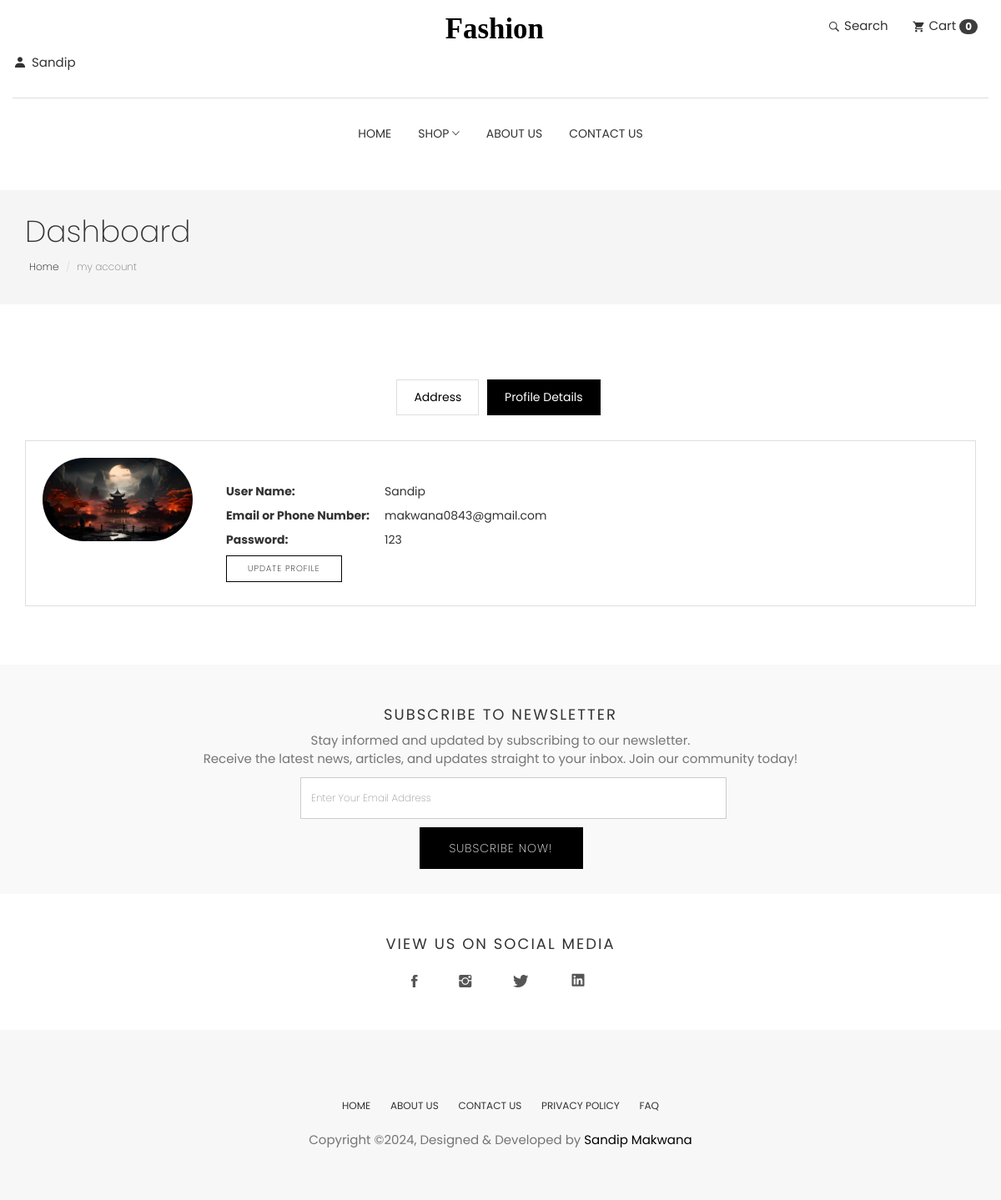
The page /profiledetails/ (signed in) on the database its author committed.
### application/models.py (models this page shows)
class signupdata(models.Model):
    emailorphone=models.CharField(max_length=50,blank=True)
    username=models.CharField(max_length=50,blank=True)
    password=models.CharField(max_length=50,blank=True)
    image = models.ImageField( blank=True,upload_to='UpdateProfile/')
    address = models.TextField(blank=True)
    city = models.CharField(max_length=50,blank=True)
    country = models.CharField(max_length=50,blank=True)
    phone  = models.CharField(max_length=15,blank=True)
    old_cart = models.TextField(blank=True)

### application/views.py (the view)
# urls.py: path('profiledetails/',views.profiledetails,name='profiledetails'),
def profiledetails(request):
    username=request.session.get('username')
    cart = Cart(request)
    cart_product = cart.get_prods()
    qunitites = cart.get_quants()
    totals = cart.cart_total()
    userid=request.session.get('id')
    alldata=signupdata.objects.get(id=userid)
    maincategory_list = MainCategory.objects.all()
    main_subcategory_dict = {}
    for main_category in maincategory_list:
        subcategories = SubCategory.objects.filter(main_category=main_category)
        main_subcategory_dict[main_category] = subcategories
    return render(request,'profiledetails.html',{'username':username,'noneuser':'User','alldata':alldata,"maincategory_list":maincategory_list,"main_subcategory_dict": main_subcategory_dict,"maincategory_list":maincategory_list,"main_subcategory_dict": main_subcategory_dict,'cart_product':cart_product,'qunitites':qunitites,'totals':totals})

### application/templates/profiledetails.html
{% extends "base.html" %}
{% block body %}
<section class="page-header">
  <div class="container">
    <div class="row">
      <div class="col-md-12">
        <div class="content">
          <h1 class="page-name">Dashboard</h1>
          <ol class="breadcrumb">
            <li><a href="index.html">Home</a></li>
            <li class="active">my account</li>
          </ol>
        </div>
      </div>
    </div>
  </div>
</section>
<section class="user-dashboard page-wrapper">
  <div class="container">
    <div class="row">
      <div class="col-md-12">
        <ul class="list-inline dashboard-menu text-center">
          <li><a href="/address">Address</a></li>
          <li><a class="active" href="/profiledetails">Profile Details</a></li>
        </ul>
        <div class="dashboard-wrapper dashboard-user-profile">
          <div class="media">
            <div class="pull-left text-center" href="#!">
              {% if  alldata.image %}
              <img
                class="media-object user-img"
                src="{{alldata.image.url}}"
                alt="Image"
              />
              {% else %}
              <img
                class="media-object user-img"
                src=""
                alt="Add Profile Image"
              />
              {% endif %}
            </div>
            <div class="media-body">
              <ul class="user-profile-list">
                <li><span>User Name:</span>{{alldata.username}}</li>
                <li>
                  <span>Email or Phone Number:</span>{{alldata.emailorphone}}
                </li>
                <li><span>Password:</span>{{alldata.password}}</li>
                <li>
                  <a
                    href="/updateprofile"
                    class="btn btn-small btn-solid-border"
                    >Update Profile</a
                  >
                </li>
              </ul>
            </div>
          </div>
        </div>
      </div>
    </div>
  </div>
</section>
{% endblock body %}

### application/templates/base.html (shortened to what this page needs)
<!DOCTYPE html>
<html lang="en">
  <head>
    <link rel="stylesheet" href="/static/plugins/themefisher-font/style.css" />
    <link
      rel="stylesheet"
      href="/static/plugins/bootstrap/css/bootstrap.min.css"
    />
    <link rel="stylesheet" href="/static/plugins/animate/animate.css" />
    <link rel="stylesheet" href="/static/plugins/slick/slick.css" />
    <link rel="stylesheet" href="/static/plugins/slick/slick-theme.css" />
    <link rel="stylesheet" href="/static/css/style.css" />
    <link
      href="https://unpkg.com/boxicons@2.1.4/css/boxicons.min.css"
      rel="stylesheet"
    />
    <link href="https://unpkg.com/aos@2.3.1/dist/aos.css" rel="stylesheet" />
  </head>
  <body class="">
    <section class="top-header">
      <div class="container">
        <div class="row">
          <div class="col-md-4 col-xs-12 col-sm-4 top-header-mp">
            <ul class="top-menu list-inline navbar navigation">
              <li
                class="dropdown-center userdropdown full-width dropdown-slide"
              >
                <a
                  href="#!"
                  class="dropdown-toggle"
                  data-toggle="dropdown"
                  data-hover="dropdown"
                  data-delay="350"
                  role="button"
                  aria-haspopup="true"
                  aria-expanded="false"
                >
                  <div class="col-xs-12">
                    <div class="row">
                      <i class="bx bxs-user"></i>
                      {% if username %} {{username}} {% else %}
                      <span>Login</span>
                      {% endif %}
                    </div>
                  </div>
                </a>
              </li>
            </ul>
          </div>
          <div class="col-md-4 col-xs-12 col-sm-4 top-header-mp">
            <div class="logo text-center">
              <a href="/">
                <svg
                  width="135px"
                  height="29px"
                  viewBox="0 0 155 29"
                  version="1.1"
                  xmlns="http://www.w3.org/2000/svg"
                  xmlns:xlink="http://www.w3.org/1999/xlink"
                >
                  <g
                    id="Page-1"
                    stroke="none"
                    stroke-width="1"
                    fill="none"
                    fill-rule="evenodd"
                    font-size="40"
                    font-family="AustinBold, Austin"
                    font-weight="bold"
                  >
                    <g
                      id="Group"
                      transform="translate(-108.000000, -297.000000)"
                      fill="#000000"
                    >
                      <text id="AVIATO">
                        <tspan x="108.94" y="325">Fashion</tspan>
                      </text>
                    </g>
                  </g>
                </svg>
              </a>
            </div>
          </div>
          <div class="col-md-4 col-xs-12 col-sm-4 top-header-mp">
            <ul class="top-menu text-right list-inline">
              <li class="dropdown search dropdown-slide">
                <a
                  href="#!"
                  class="dropdown-toggle "
                  data-toggle="dropdown"
                  data-hover="dropdown"
                  ><i class="tf-ion-ios-search-strong"></i> Search</a
                >
              </li>
              <li class="dropdown cart-nav dropdown-slide">
                <a
                  href="#!"
                  class="dropdown-toggle"
                  data-toggle="dropdown"
                  data-hover="dropdown"
                  ><i class="tf-ion-android-cart"></i>
                  Cart
                  <span id="cart_quantity" class="badge"
                    >{{ cart|length }}</span
                  >
                </a>
              </li>
            </ul>
          </div>
        </div>
      </div>
    </section>
    <section class="menu">
      <nav class="navbar navigation">
        <div class="container">
          <div id="navbar" class="navbar-collapse collapse text-center">
            <ul class="nav navbar-nav">
              <li class="dropdown">
                <a href="/">Home</a>
              </li>
              <li class="dropdown full-width dropdown-slide">
                <a
                  href=""
                  class="dropdown-toggle"
                  data-hover="dropdown"
                  data-delay="350"
                  data-toggle="dropdown"
                  role="button"
                  aria-haspopup="true"
                  aria-expanded="false"
                  >Shop <span class="tf-ion-ios-arrow-down"></span
                ></a>
              </li>
              <li class="dropdown">
                <a href="/about">About Us</a>
              </li>
              <li class="dropdown">
                <a href="/contact">Contact Us</a>
              </li>
            </ul>
          </div>
        </div>
      </nav>
    </section>
    {% block body %} {% endblock body %}
    <section
      class="call-to-action bg-gray section"
      data-aos="zoom-in"
      data-aos-anchor-placement="top-center"
    >
      <div class="container">
        <div class="row">
          <div class="col-md-12 text-center">
            <div class="title">
              <h2>SUBSCRIBE TO NEWSLETTER</h2>
              <p>
                Stay informed and updated by subscribing to our newsletter.
                <br />Receive the latest news, articles, and updates straight to
                your inbox. Join our community today!
              </p>
            </div>
            <div class="col-lg-6 col-md-offset-3">
              <form
                id="subscribeForm"
                method="post"
                action="{% url 'subscribe' %}"
              >
                <div class="input-group subscription-form">
                  <input
                    type="email"
                    class="form-control"
                    placeholder="Enter Your Email Address"
                    name="email"
                    style="margin-left: 30px"
                  />
                  <button
                    class="btn btn-main"
                    type="submit"
                    style="margin-top: 10px; margin-left: 30px"
                  >
                    Subscribe Now!
                  </button>
                </div>
              </form>
            </div>
          </div>
        </div>
      </div>
    </section>
    <section class="section instagram-feed" data-aos="zoom-in">
      <div class="container">
        <div class="row">
          <div class="title">
            <h2>View us on social media</h2>
          </div>
        </div>
        <div class="row">
          <div class="col-12">
            <ul class="social-media">
              <li>
                <a
                  href="https://www.facebook.com/share/Hws8uG4MJV4kuLe9/?mibextid=qi2Omg"
                  target="_blank"
                >
                  <i class="tf-ion-social-facebook"></i>
                </a>
              </li>
              <li>
                <a
                  href="https://www.instagram.com/sandip_makwana01?igsh=bHY2cjZsdjJqODZt"
                  target="_blank"
                >
                  <i class="tf-ion-social-instagram"></i>
                </a>
              </li>
              <li>
                <a
                  href="https://x.com/sandip0843?t=AjZRTnC0Zh_5Zq8_pXyxug&s=09"
                  target="_blank"
                >
                  <i class="tf-ion-social-twitter"></i>
                </a>
              </li>
              <li>
                <a
                  href="https://www.linkedin.com/in/sandip-makwana-a33864273?utm_source=share&utm_campaign=share_via&utm_content=profile&utm_medium=android_app "
                  target="_blank"
                >
                  <i class="bx bxl-linkedin-square"></i>
                </a>
              </li>
            </ul>
          </div>
        </div>
      </div>
    </section>
    <footer class="footer section text-center" data-aos="zoom-in">
      <div class="container">
        <div class="row">
          <div class="col-md-12">
            <ul class="footer-menu text-uppercase">
              <li>
                <a href="/">home</a>
              </li>
              <li>
                <a href="/about">about us</a>
              </li>
              <li>
                <a href="/contact">contact us</a>
              </li>
              <li>
                <a href="/">PRIVACY POLICY</a>
              </li>
              <li>
                <a href="/faq">FAQ</a>
              </li>
            </ul>
            <p class="copyright-text">
              Copyright &copy;2024, Designed &amp; Developed by
              <a href="/">Sandip Makwana</a>
            </p>
          </div>
        </div>
      </div>
    </footer>
  </body>
</html>

### rows shown on the page
signupdata: username "Sandip", image (picture), emailorphone "makwana0843@gmail.com", password "123"

### other values the page prints
{{ cart|length }} "0"
